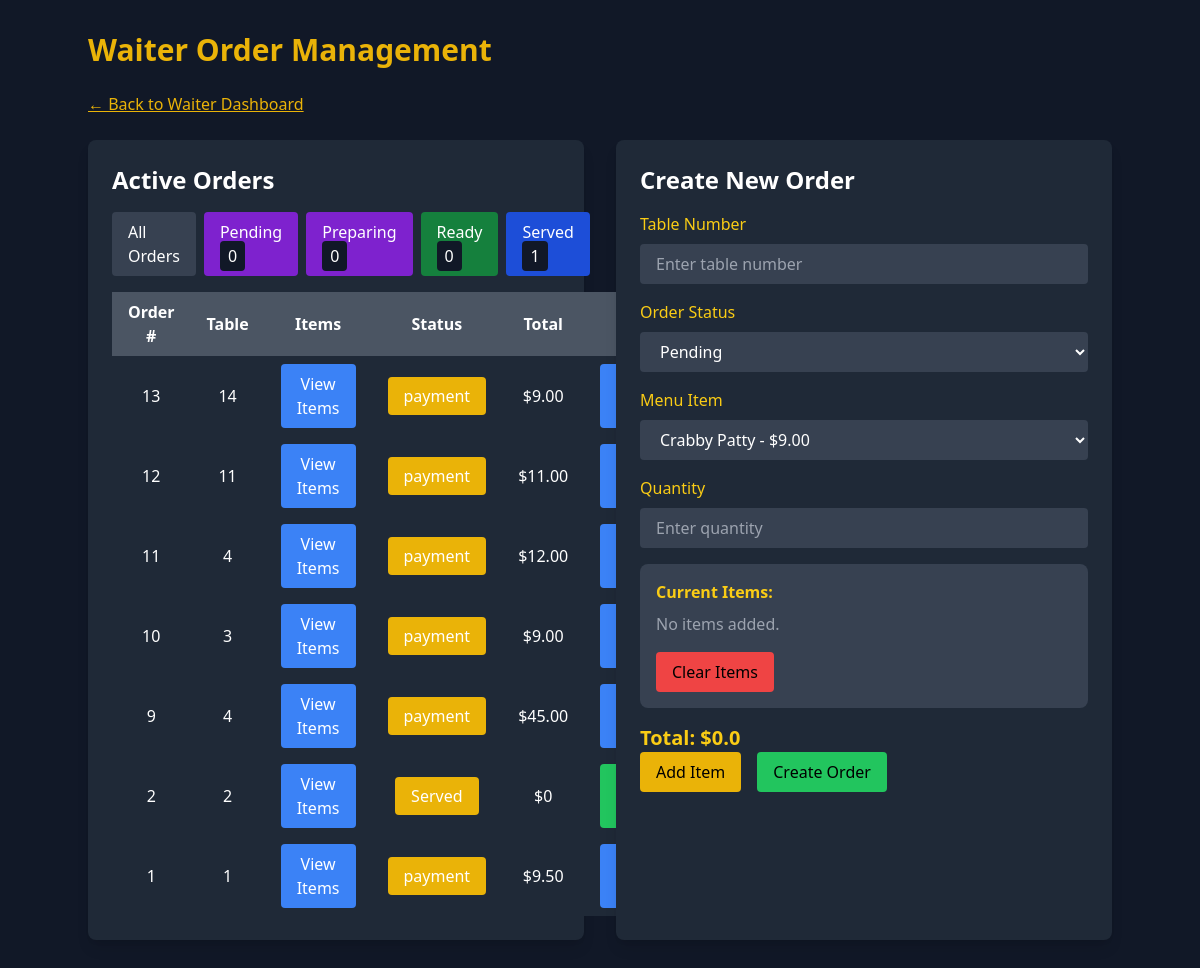
Before: /order-management/order-management/ (signed in) with the older database file.
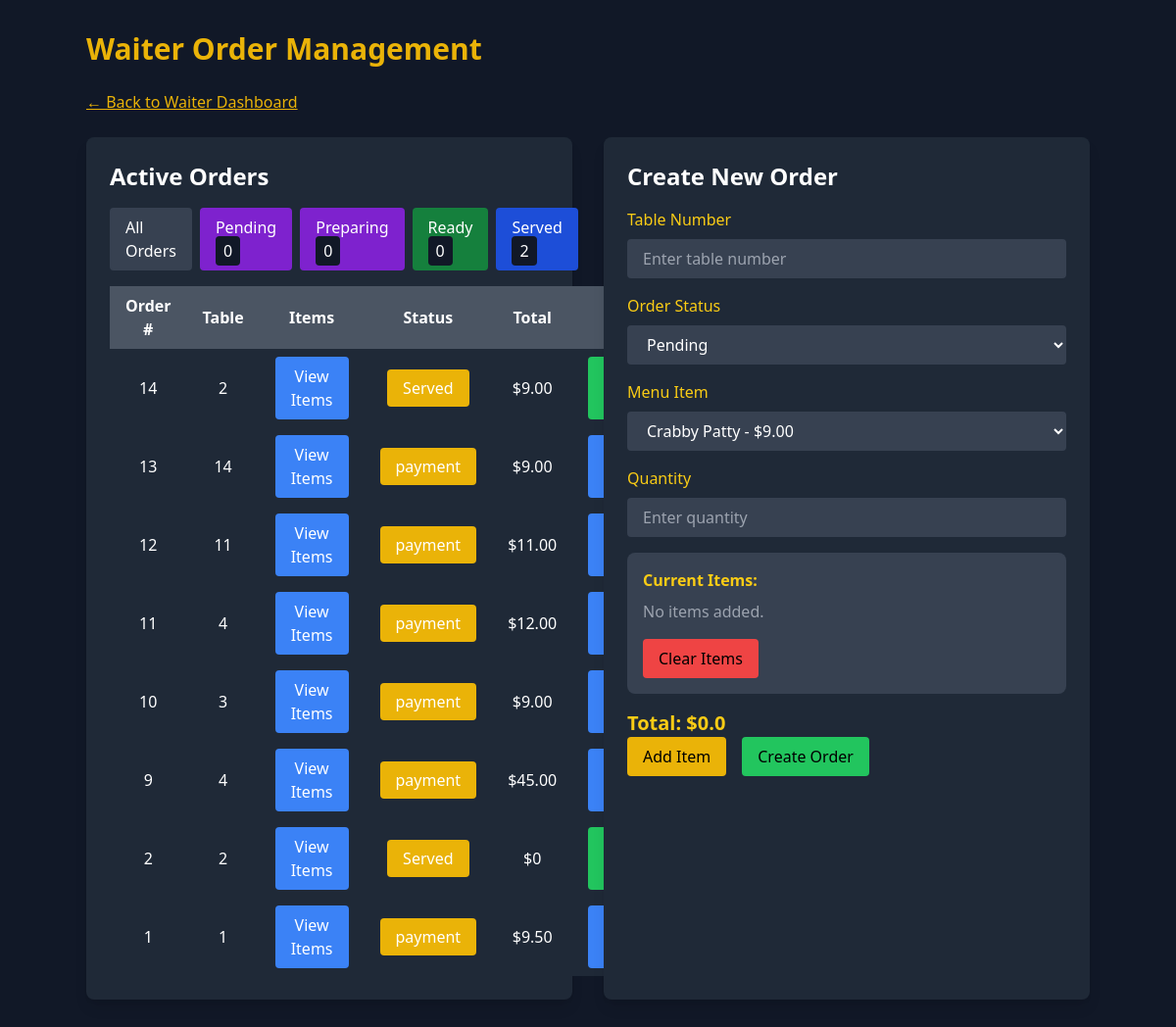
After: the same page with the newer database file.
### order_management/models.py (models this page shows, shortened)
class Order(models.Model):
    STATUS_CHOICES = [
        ('pending', 'Pending'),
        ('preparing', 'Preparing'),
        ('ready', 'Ready'),
        ('served', 'Served'),
        ('completed', 'Completed'),
    ]
    PAYMENT_STATUS_CHOICES = [
        ('unpaid', 'Unpaid'),
        ('paid', 'Paid'),
    ]
    table_number = models.IntegerField()
    waiter = models.ForeignKey(User, on_delete=models.SET_NULL, null=True, related_name='orders')
    status = models.CharField(max_length=20, choices=STATUS_CHOICES, default='pending')
    payment_status = models.CharField(max_length=20, choices=PAYMENT_STATUS_CHOICES, default='unpaid')
    created_at = models.DateTimeField(auto_now_add=True)
    def total_amount(self):
        return sum(item.menu_item.price * item.quantity for item in self.items.all())
    class Meta:
        ordering = ['-created_at']

class OrderItem(models.Model):
    order = models.ForeignKey(Order, on_delete=models.CASCADE, related_name='items')
    menu_item = models.ForeignKey(MenuItem, on_delete=models.CASCADE)
    quantity = models.IntegerField(default=1)
    notes = models.TextField(blank=True, null=True)

### core/models.py (models this page shows, shortened)
class MenuItem(models.Model):
    name = models.CharField(max_length=100)
    description = models.TextField()
    price = models.DecimalField(max_digits=6, decimal_places=2)
    category = models.CharField(max_length=50)
    image = models.ImageField(upload_to='menu_images/', blank=True, null=True)
    ingredients = models.TextField(blank=True, null=True)
    available = models.BooleanField(default=True)

### order_management/views.py (the view, shortened to what this page needs)
# urls.py: path('order-management/', include('order_management.urls')),  # Link to order management app
@login_required
@user_passes_test(is_waiter_or_manager)  # Restrict access to waiters and managers
def order_management(request):
    status_filter = request.GET.get("status", "all")
    orders = Order.objects.all()
    if status_filter == "pending":
        orders = orders.filter(status="pending")
    elif status_filter == "preparing":
        orders = orders.filter(status="preparing")
    elif status_filter == "ready":
        orders = orders.filter(status="ready")
    elif status_filter == "served":
        orders = orders.filter(status="served")
    pending_orders = Order.objects.filter(status="pending")
    preparing_orders = Order.objects.filter(status="preparing")
    ready_orders = Order.objects.filter(status="ready")
    served_orders = Order.objects.filter(status="served")
    menu_items = MenuItem.objects.all()
    order_form = OrderForm(initial={'table_number': request.session.get("table_number", "")})  # Retain table number
    order_item_form = OrderItemForm()
    total_price = float(request.session.get("total_price", 0))
    order_items = request.session.get("order_items", [])
    return render(request, "order_management/order_management.html", {
        "orders": orders,
        "menu_items": menu_items,
        "order_form": order_form,
        "order_item_form": order_item_form,
        "order_items": order_items,
        "total_price": total_price,
        "pending_orders": pending_orders,
        "preparing_orders": preparing_orders,
        "ready_orders": ready_orders,
        "served_orders": served_orders,
        "order_status_choices": Order.STATUS_CHOICES,
    })

### order_management/forms.py
class OrderForm(forms.ModelForm):
    class Meta:
        model = Order
        fields = ['table_number', 'status']
    table_number = forms.IntegerField(
        widget=forms.NumberInput(attrs={
            'class': 'w-full px-4 py-2 bg-gray-700 rounded focus:outline-none focus:ring focus:border-yellow-500',
            'placeholder': 'Enter table number',
        })
    )
    status = forms.ChoiceField(
        choices=Order.STATUS_CHOICES,
        widget=forms.Select(attrs={
            'class': 'w-full px-4 py-2 bg-gray-700 rounded focus:outline-none focus:ring focus:border-yellow-500',
        })
    )

### order_management/views.py (called while the page is built)
def is_waiter_or_manager(user):
    return user.is_authenticated and hasattr(user, 'userprofile') and user.userprofile.role in ["Waiter", "Manager"]

### order_management/templates/order_management/order_management.html (shortened to what the changed rows need)
<!DOCTYPE html>
<html lang="en">
<head>
    <script src="https://cdn.tailwindcss.com"></script>
</head>
<body class="bg-gray-900 text-white font-sans p-8">
    <div class="container mx-auto">
        <h1 class="text-3xl font-bold mb-6 text-yellow-500">Waiter Order Management</h1>
        <div class="grid grid-cols-1 md:grid-cols-2 gap-8">
            <div class="bg-gray-800 p-6 rounded-lg shadow-lg">
                <h2 class="text-2xl font-semibold mb-4">Active Orders</h2>
                <div class="flex space-x-2 mb-4">
                    <a href="?status=served" class="bg-blue-700 px-4 py-2 rounded hover:bg-blue-600">
                        Served <span class="bg-gray-900 px-2 py-1 rounded">{{ served_orders.count }}</span>
                    </a>
                </div>
                <table class="w-full bg-gray-700 rounded-lg">
                    <thead>
                        <tr class="bg-gray-600">
                            <th class="px-4 py-2">Order #</th>
                            <th class="px-4 py-2">Table</th>
                            <th class="px-4 py-2">Items</th>
                            <th class="px-4 py-2">Status</th>
                            <th class="px-4 py-2">Total</th>
                            <th class="px-4 py-2">Actions</th>
                        </tr>
                    </thead>
                    <tbody>
                        {% for order in orders %}
                        <tr class="bg-gray-800">
                            <td class="px-4 py-2 text-center">{{ order.id }}</td>
                            <td class="px-4 py-2 text-center">{{ order.table_number }}</td>
                            <td class="px-4 py-2 text-center">
                                <button onclick="viewOrderItems('{{ order.id }}')" class="bg-blue-500 px-4 py-2 rounded hover:bg-blue-600">
                                    View Items
                                </button>
                            </td>
                            <td class="px-4 py-2 text-center">
                                <span class="bg-yellow-500 px-4 py-2 rounded">{{ order.get_status_display }}</span>
                            </td>
                            <td class="px-4 py-2 text-center">${{ order.total_amount }}</td>
                            <td class="px-4 py-2 text-center">
                                {% if order.status == "served" %}
                                <button
                                    data-order-id="{{ order.id }}"
                                    data-action="payment"
                                    onclick="updateOrderStatus('{{ order.id }}', 'payment')"
                                    class="bg-green-500 px-4 py-2 rounded hover:bg-green-600">
                                </button>
                                {% else %}
                                <button
                                    data-order-id="{{ order.id }}"
                                    data-action="served"
                                    onclick="updateOrderStatus('{{ order.id }}', 'served')"
                                    class="bg-blue-500 px-4 py-2 rounded hover:bg-blue-600">
                                </button>
                                {% endif %}
                            </td>
                        </tr>
                        {% empty %}
                        <tr>
                            <td colspan="6" class="text-center">No active orders</td>
                        </tr>
                        {% endfor %}
                    </tbody>
                </table>
            </div>
            <div class="bg-gray-800 p-6 rounded-lg shadow-lg">
                <h2 class="text-2xl font-semibold mb-4">Create New Order</h2>
            </div>
        </div>
    </div>
</body>
</html>

Changed rows visible on the page:
added Order: id "14", table_number "2", status "Served", total_amount "9.00"
Other visible differences:
{{ served_orders.count }}: "1" → "2"
